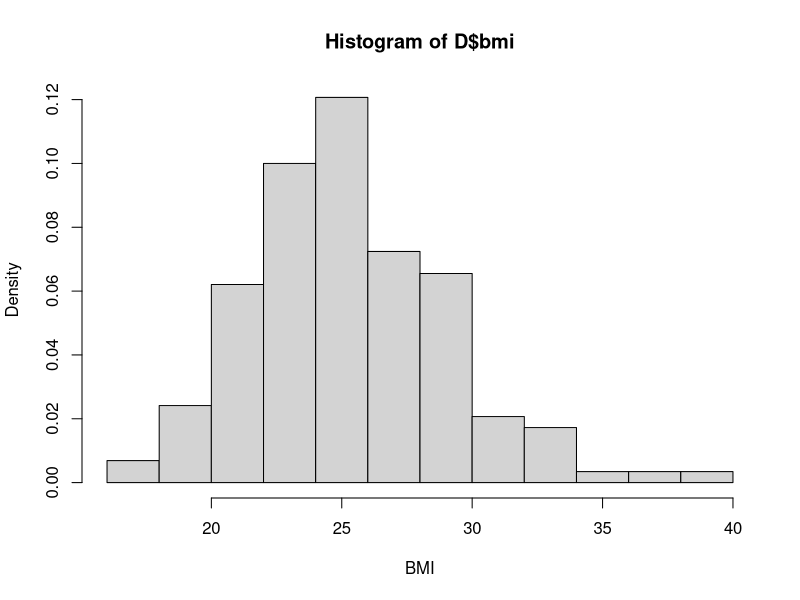
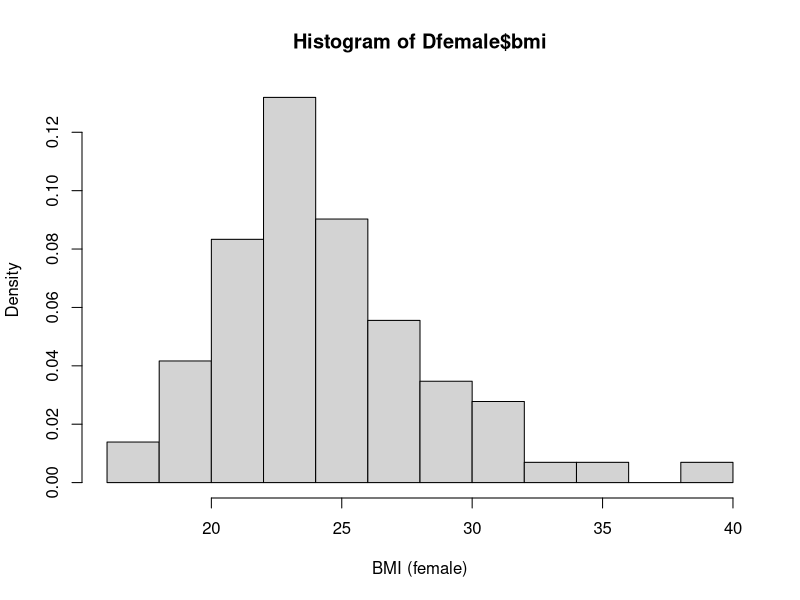
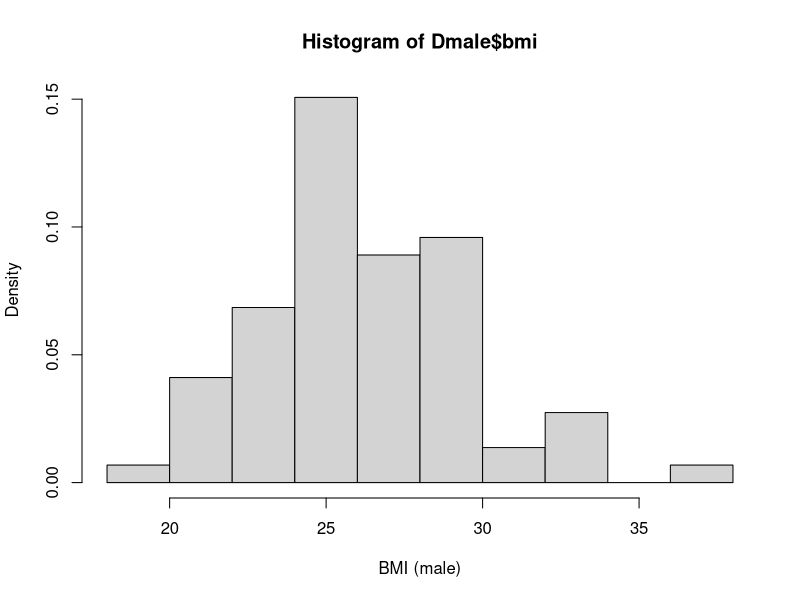
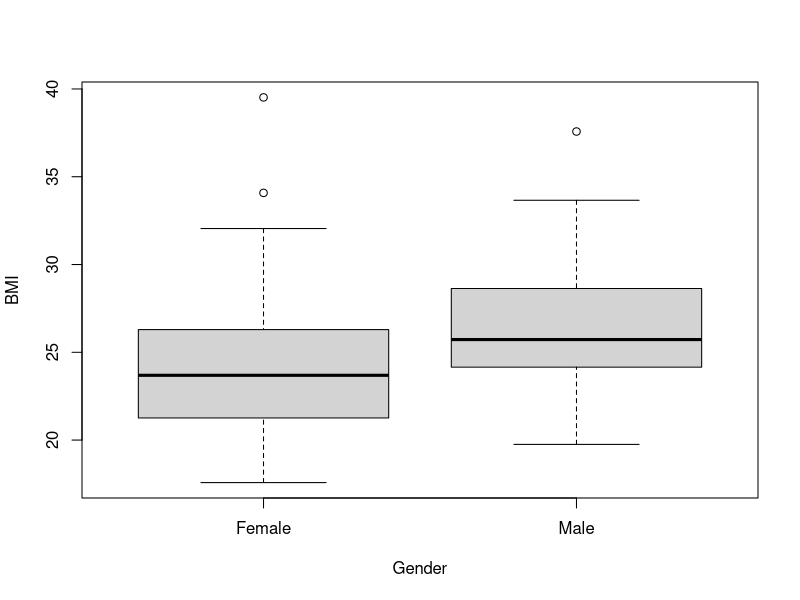
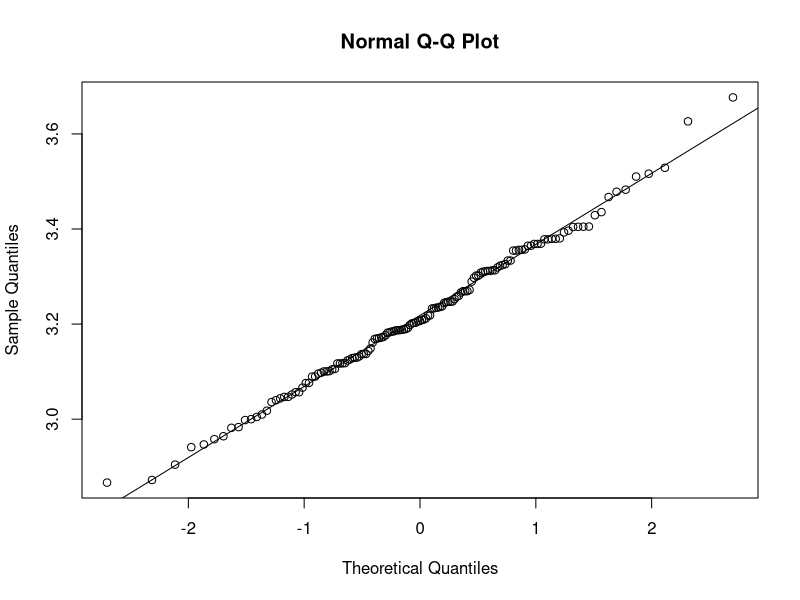
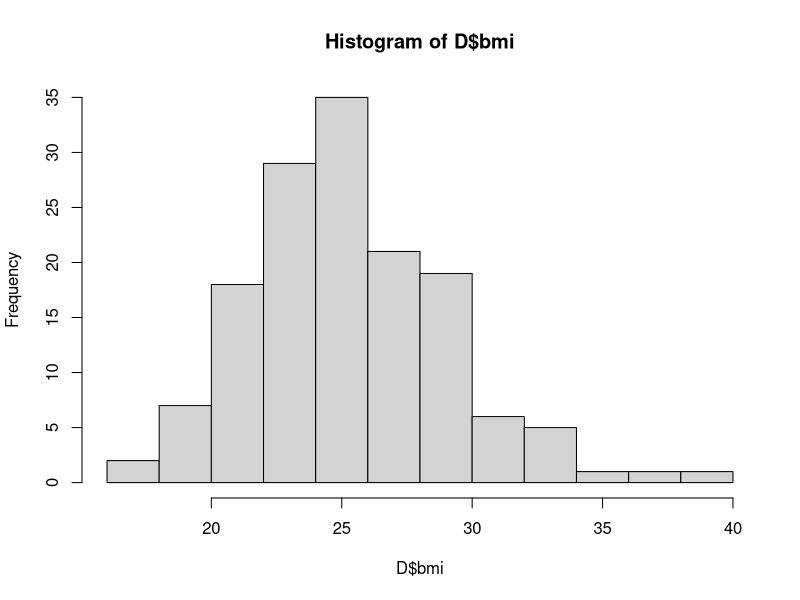
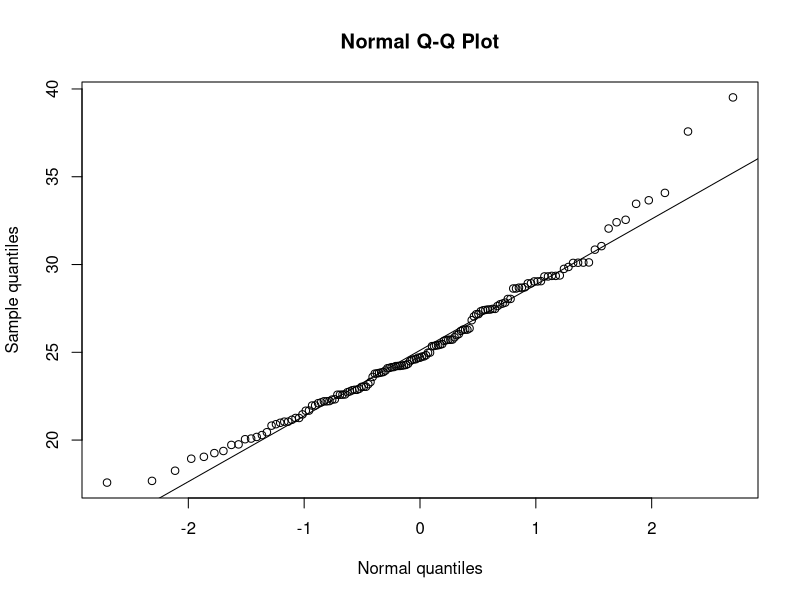

Recreate these plots in R, in order.
## Read data from bmi1_data.csv
D <- read.table("bmi1_data.csv", header=TRUE, sep=";", as.is=TRUE)
#D <- read.csv("bmi1_data.csv")

## Dimensions of bmi1 (number of rows and columns)
dim(D)
## Column/variable names
names(D)
## The first rows/observations 
head(D)
## The last rows/observations
tail(D)
## Selected summary statistics
summary(D)
## Another type of summary of the dataset str(bmi1)
str(D)


#------------------------------------
#b
## Calculate BMI scores and add new variable to D
D$bmi <- D$weight/(D$height/100)^2

## Histogram describing the empirical density of the BMI scores 
## (histogram of the BMI scores normalized to have an area of 1) 
hist(D$bmi, xlab="BMI", prob=TRUE)

# Is there much variation to be seen in the observations? 
var(D$bmi)

#------------------------------------
#c 
## Divide data into two subsets according to gender
Dfemale <- subset(D, gender == 0)
Dmale <- subset(D, gender == 1)

## Density histograms describing the emprical density 
## of the BMI scroes of women and men, respectively
hist(Dfemale$bmi, xlab="BMI (female)", prob=TRUE)
hist(Dmale$bmi, xlab="BMI (male)", prob=TRUE)

#------------------------------
#d
## Box plot of BMI scores by gender 
boxplot(Dfemale$bmi, Dmale$bmi, names=c("Female", "Male"), xlab="Gender", ylab="BMI")

#-------------------------------
#e
## The argument 'na.rm=TRUE' ensures that the statistic is 
## computed even in cases where there are missing values.

## Total number of observations 
## (doesn't include missing values if there are any)
sum(!is.na(D$bmi))
## Sample mean (both genders combined)
mean(D$bmi, na.rm=TRUE)
## Sample variance (both genders combined)
var(D$bmi, na.rm=TRUE)
## Sample std (both genders combined)
sqrt(var(D$bmi, na.rm=TRUE))
## Lower quartile median and upper quartile (both genders combined)
quantile(D$bmi, na.rm=TRUE)

# For Men: 
## Total number of observations 
## (doesn't include missing values if there are any)
sum(!is.na(Dmale$bmi))
## Sample mean 
mean(Dmale$bmi, na.rm=TRUE)
## Sample variance 
var(Dmale$bmi, na.rm=TRUE)
## Sample std 
sqrt(var(Dmale$bmi, na.rm=TRUE))
## Lower quartile median and upper quartile
quantile(Dmale$bmi, na.rm=TRUE)

# For Women: 
## Total number of observations 
## (doesn't include missing values if there are any)
sum(!is.na(Dfemale$bmi))
## Sample mean 
mean(Dfemale$bmi, na.rm=TRUE)
## Sample variance 
var(Dfemale$bmi, na.rm=TRUE)
## Sample std 
sqrt(var(Dfemale$bmi, na.rm=TRUE))
## Lower quartile median and upper quartile 
quantile(Dfemale$bmi, na.rm=TRUE)

#------------------------------------
## New variable 'logbmi' with log-trasformed BMI
D$logbmi <- log(D$bmi)
## qq-plot of log-transformed BMI
qqnorm(D$logbmi)
qqline(D$logbmi)
#f
## Statistical Model 
## Sample mean (both genders combined)
mean(D$logbmi, na.rm=TRUE)
## Sample variance (both genders combined)
var(D$logbmi, na.rm=TRUE)



#---------
#g
## Sample mean (both genders combined)
meanOfLogbmi <- mean(D$logbmi, na.rm=TRUE)
lengthOfLogbmi <- length(D$logbmi)
s <- sd(D$logbmi, na.rm=TRUE)

## The t-quantiles for n=10: which n - 1 = degrees of freedom
qt(0.975, lengthOfLogbmi - 1)

## The 95% confidence interval for the mean
meanOfLogbmi - qt(0.975, df = lengthOfLogbmi - 1) * s / sqrt(lengthOfLogbmi)

meanOfLogbmi + qt(0.975, df = lengthOfLogbmi - 1) * s / sqrt(lengthOfLogbmi)

## Test for previous 
## The 99% confidence interval for the mean
t.test(D$logbmi, conf.level = 0.95)

## Check if BMI score  coming from a normal distribution 
hist(D$bmi)
qqnorm(D$bmi, ylab = "Sample quantiles", xlab = "Normal quantiles")
qqline(D$bmi)

## As I had expected BMI score closer to a normal distribution
## Back transform to original scale, now we get the median! 
exp( 3.217641 )